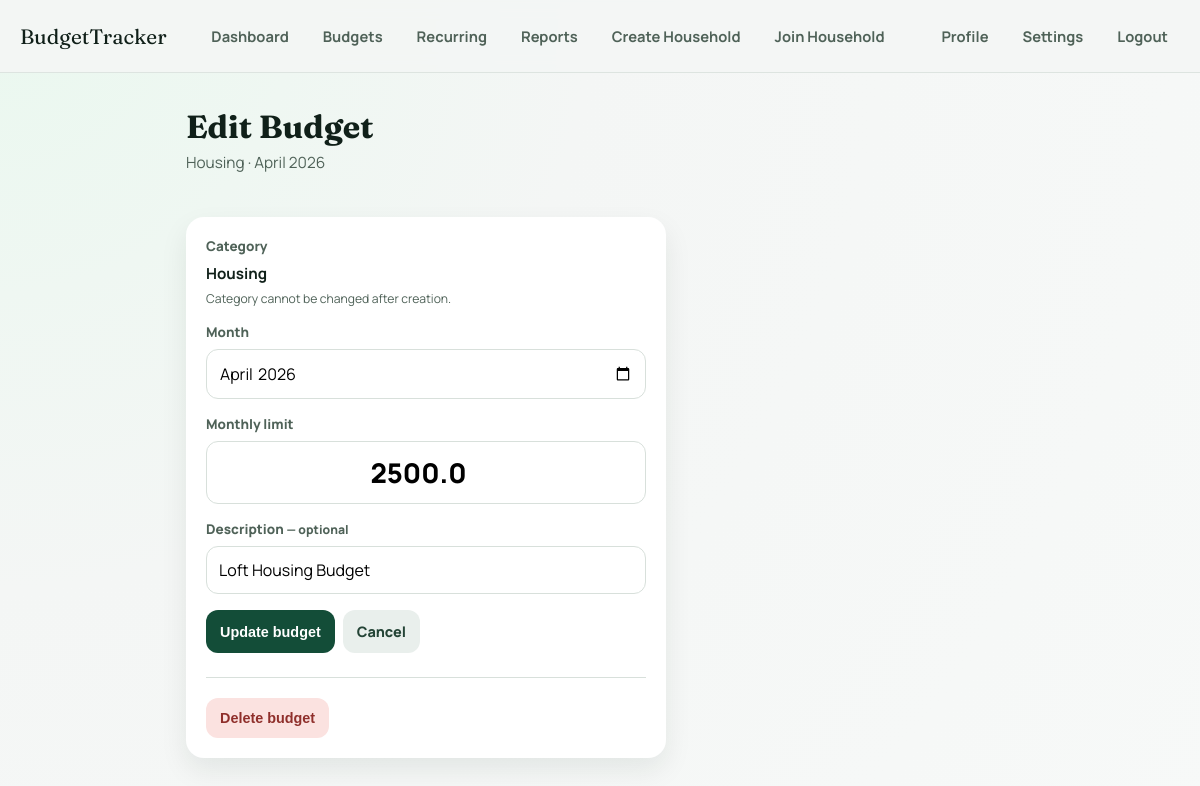
The page /budget/edit/1 (signed in) on the database its author committed.
### app/models.py (models this page shows, shortened)
class Category(db.Model):
    __tablename__ = "category"
    category_id = db.Column(db.Integer, primary_key=True)
    name = db.Column(db.String(80), nullable=False)
    user_id = db.Column(db.Integer, db.ForeignKey("user.id"), nullable=True)
    household_id = db.Column(db.Integer, db.ForeignKey("household.household_id"), nullable=True)
    parent_id = db.Column(db.Integer, db.ForeignKey('category.category_id'), nullable=True)
    is_system = db.Column(db.Boolean, default=False)
    subcategories = db.relationship("Category", backref=db.backref("parent", remote_side=[category_id]), lazy=True)
    transactions = db.relationship("Transaction", backref="category", lazy=True)

class Budget(db.Model):
    __tablename__ = "budget"
    budget_id = db.Column(db.Integer, primary_key=True)
    description = db.Column(db.String(255), nullable=True)
    month = db.Column(db.Date, nullable=False)
    limit_amount = db.Column(db.Float, nullable=False)
    category_id = db.Column(db.Integer, db.ForeignKey("category.category_id"), nullable=False)
    user_id = db.Column(db.Integer, db.ForeignKey("user.id"), nullable=True)
    household_id = db.Column(db.Integer, db.ForeignKey("household.household_id"), nullable=True)
    category = db.relationship("Category", backref="budgets", lazy=True)

### app/main/budget.py (the view, shortened to what this page needs)
@bp.route("/budget/edit/<int:budget_id>", methods=["GET", "POST"])
@login_required
def edit_budget(budget_id):
    budget = Budget.query.get_or_404(budget_id)
    if budget.user_id:
        if budget.user_id != current_user.id:
            abort(403)
    elif budget.household_id:
        if not current_user.is_member_of(budget.household):
            abort(403)
    else:
        abort(403)
    categories = Category.query.filter(
        Category.parent_id.is_(None),
        or_(Category.is_system == True, Category.user_id == current_user.id),
    ).order_by(Category.name).all()
    membership = HouseholdMembership.query.filter_by(user_id=current_user.id).first()
    return render_template(
        "edit_budget.html",
        budget=budget,
        categories=categories,
        has_household=(membership is not None),
    )

### app/main/transactions.py (called while the page is built)
@bp.before_app_request
def ensure_recurring_synced():
    if not current_user.is_authenticated:
        return
    if request.endpoint in [
        "main.personal_dashboard",
        "main.household_dashboard",
        "main.dashboard_content",
        "main.recurring_page",
    ]:
        try:
            sync_recurring(current_user.id)
        except Exception:
            db.session.rollback()

### app/models.py (called while the page is built)
    def is_member_of(self, household):
        return any(m.household_id == household.household_id for m in self.memberships)

### app/templates/edit_budget.html (shortened to what this page needs)
{% extends "base.html" %}
{% block content %}
<div class="dashboard-content">
  <div>
    <h1 class="page-title">Edit Budget</h1>
    <p class="page-subtitle">{{ budget.category.name }} · {{ budget.month.strftime('%B %Y') }}</p>
  </div>
  <section class="dashboard-card" style="max-width: 480px;">
    <form method="POST" action="{{ url_for('main.edit_budget', budget_id=budget.budget_id) }}">
      <div class="form-group">
        <label class="field-label">Category</label>
        <p style="font-weight: 700; font-size: 0.95rem; margin: 0;">{{ budget.category.name }}</p>
        <span class="form-hint">Category cannot be changed after creation.</span>
      </div>
      <div class="form-group">
        <label for="month">Month</label>
        <input type="month" id="month" name="month" required
               value="{{ budget.month.strftime('%Y-%m') }}">
      </div>
      <div class="form-group">
        <label for="amount_limit">Monthly limit</label>
        <input type="number" id="amount_limit" name="amount_limit"
               step="0.01" min="0.01" required
               class="amount-input"
               value="{{ budget.limit_amount }}">
      </div>
      <div class="form-group">
        <label for="description">
          Description <span class="form-hint" style="display: inline;">— optional</span>
        </label>
        <input type="text" id="description" name="description"
               placeholder="e.g. Monthly grocery allowance"
               value="{{ budget.description or '' }}">
      </div>
      <div class="form-actions">
        <button type="submit" class="btn-primary">Update budget</button>
        <a href="{{ url_for('main.view_budgets') }}" class="btn-secondary">Cancel</a>
      </div>
    </form>
    <div style="margin-top: 24px; padding-top: 20px; border-top: 1px solid var(--line);">
      <form method="POST"
            action="{{ url_for('main.delete_budget', budget_id=budget.budget_id) }}"
            onsubmit="return confirm('Delete this budget? This cannot be undone.')">
        <button type="submit" class="btn-danger">Delete budget</button>
      </form>
    </div>
  </section>
</div>
{% endblock %}

### app/static/css/styles.css (style rules this page uses)
:root { --bg: #f4f6f5; --surface: #ffffff; --surface-muted: #f8faf9; --text: #102019; --text-soft: #4f6258; --line: #d8e0db; --shadow: 0 12px 28px rgba(16, 32, 25, 0.08); --radius: 18px; --good: #0f9f67; --warn: #d88b1c; --bad: #d9463f; }
* { margin: 0; padding: 0; box-sizing: border-box; }
body { font-family: "Manrope", "Segoe UI", sans-serif; background: radial-gradient(circle at top left, #eaf8ef 0%, #f4f6f5 40%, #f7f9f8 100%); color: var(--text); }
.app-body { min-height: 100vh; }
.dashboard-content { display: grid; gap: 24px; }
.dashboard-card, .card { background: var(--surface); border-radius: var(--radius); padding: 20px; box-shadow: var(--shadow); }
.page-title { font-family: "Fraunces", serif; font-size: 2rem; }
.page-subtitle { margin-top: 6px; margin-bottom: 20px; color: var(--text-soft); font-size: 0.96rem; }
.field-label, label { display: block; margin-bottom: 8px; color: var(--text-soft); font-size: 0.84rem; font-weight: 800; }
input, select, textarea { width: 100%; border: 1px solid var(--line); border-radius: 12px; padding: 12px; font: inherit; }
.amount-input { font-size: 1.7rem; font-weight: 800; text-align: center; }
.btn-primary, .btn-login, .btn-secondary, .btn-danger { border: none; border-radius: 12px; padding: 12px 14px; font-size: 0.9rem; font-weight: 800; text-decoration: none; cursor: pointer; }
.btn-primary, .btn-login { background: #134d38; color: #fff; }
.btn-secondary { background: #e9efec; color: #244436; }
.btn-danger { background: #fbe2e0; color: #8f2f2b; }
.form-group { margin-bottom: 16px; }
.form-actions { display: flex; gap: 8px; }
.form-hint { display: block; margin-top: 6px; color: var(--text-soft); font-size: 0.76rem; }

### rows shown on the page
Category: category.name "Housing"
Budget: month "April 2026", month "2026-04", amount_limit "2500.0", description "Loft Housing Budget"
